Frame 1 (no input): blank canvas, image omitted
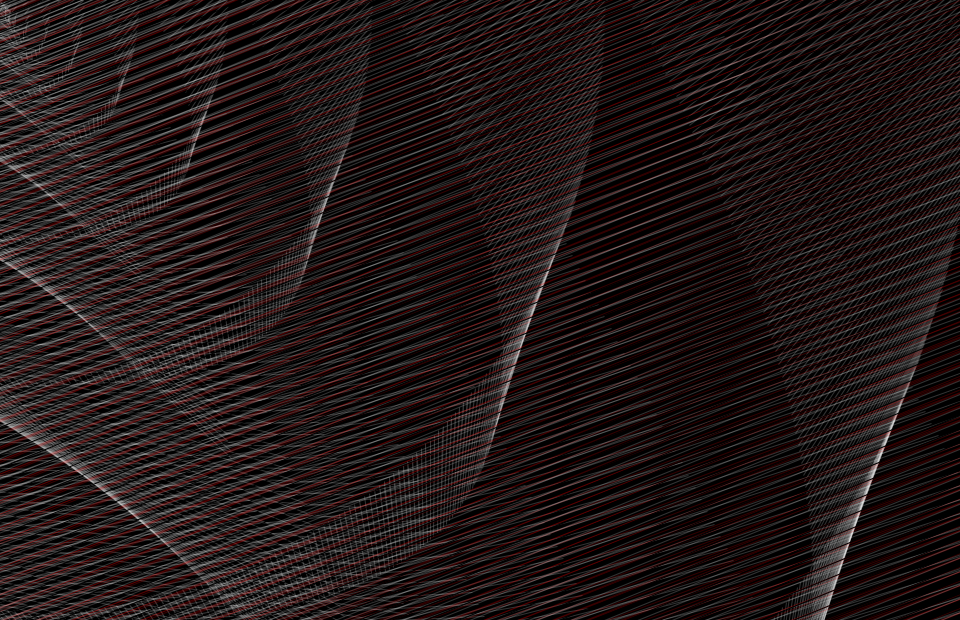
Frame 60 (the mouse pressed at the canvas centre just before this capture)
Frame 120 (the mouse held since frame 60 and released just before this capture): identical to frame 60, image omitted

The Processing sketch that drew this single still picture (run headless with seeded random() and noise(); from frame 60 on, the mouse is pressed at the canvas centre):

// Processing sketch: processing_145866
// ── processing_145866.pde

/*
 * Taller Programación MDI Veritas
 * Tarea #2
 * Crear un diseño o dibujo que utilice los números de Fibonacci. 
 * Pueden utilizar cualquiera de los dos ejemplos de base. EL 
 * primero simplemente muestra como se calculan los números de 
 * Fibonacci, el segundo juega con ellos.
 *
 */
  
/**
 * main program file
 *
 * @author Eric Marin
 * @date 25/4/14
 * @version 1.0
 */

//variable
int fib = 1;
int fibAnt = 1;
int fibTemp;
int fill = 15;
float ang, angInc;
 
void setup() {
  size(960, 620);
  //set background to black
  background(0);
  smooth();
  //int num = fib;
  //base color
  fill(255, 255);
}
 
void draw() {
  //control point
  if(fib<100000){
    //set stroke color to white and alpha 50
    stroke(255, 50);
  
    angInc = TWO_PI/fib;
    ang=0;
  
    for(int i = 0; i < fib; i++){
      pushMatrix();
      translate(fib*sin(ang), fib*cos(ang));
      rotate(ang);
      
      //color changes
      if(fib > 10000 && fib < 30000){
        stroke(255, 0, 0, 50);
      }
      if(fib > 50000){
        stroke(0, 0, 0, 255);
      }
      
      triangle(5, 5, 10, 10, i, i);
      popMatrix();
      ang+=angInc;
    }
  
    //fibonnaci numbers
    fibTemp = fib;
    fib+=fibAnt;
    fibAnt=fibTemp;
  }
}
